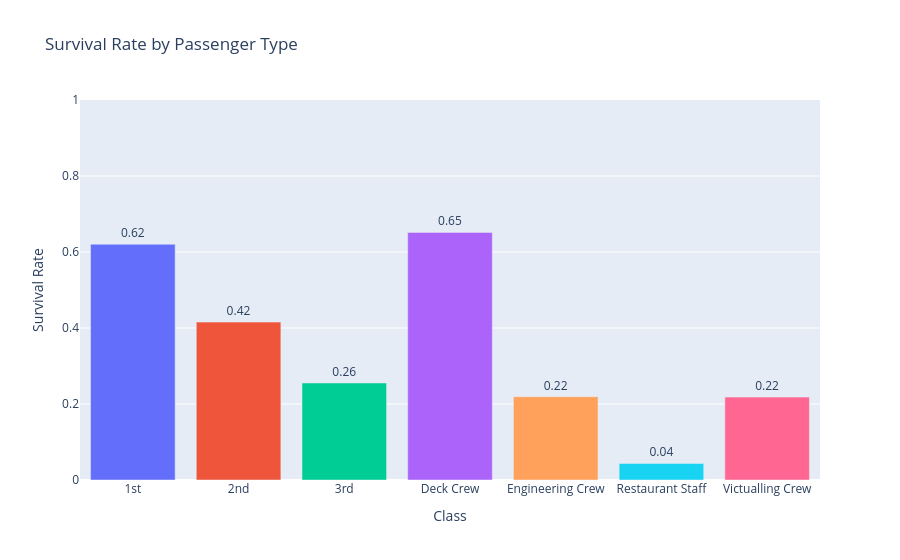

The cell this chart's notebook holds for it:
### Code cell
# Extract survival rate by class
surv_by_class = pd.crosstab(titanic["survived"], titanic["class"], normalize = "columns").loc["yes"]
surv_by_class = surv_by_class.reset_index(drop = True)

# Create a rounded version of the rates for plotting
surv_rate_round = np.round(surv_by_class, 2)

# Construct a new Series with customize class labels
classes = pd.Series(["1st", "2nd", "3rd", "Deck Crew", "Engineering Crew", "Restaurant Staff", "Victualling Crew"])

# Construct a new DataFrame with survival rates by class
surv_by_class = pd.DataFrame({"Class":classes, "Survival Rate":surv_by_class})

# Make a bar chart of the survival rates by class
fig = px.bar(surv_by_class,
             x = "Class", y = "Survival Rate", color = "Class",
             title = "Survival Rate by Passenger Type",
            range_y = [0,1],
            text = surv_rate_round,
            height = 500)
fig.update_traces(textposition="outside", showlegend = False)

### Figure 1 — Plotly figure (JSON) as saved in the notebook; plotly's stock layout.template omitted (floating-point values rounded to 4 significant figures)
{"data": [{"alignmentgroup": "True", "hovertemplate": "Class=%{x}<br>Survival Rate=%{y}<br>text=%{text}<extra></extra>", "legendgroup": "1st", "marker": {"color": "#636efa", "pattern": {"shape": ""}}, "name": "1st", "offsetgroup": "1st", "orientation": "v", "showlegend": false, "text": [0.62], "textposition": "outside", "type": "bar", "x": ["1st"], "xaxis": "x", "y": [0.6204], "yaxis": "y"}, {"alignmentgroup": "True", "hovertemplate": "Class=%{x}<br>Survival Rate=%{y}<br>text=%{text}<extra></extra>", "legendgroup": "2nd", "marker": {"color": "#EF553B", "pattern": {"shape": ""}}, "name": "2nd", "offsetgroup": "2nd", "orientation": "v", "showlegend": false, "text": [0.42], "textposition": "outside", "type": "bar", "x": ["2nd"], "xaxis": "x", "y": [0.4155], "yaxis": "y"}, {"alignmentgroup": "True", "hovertemplate": "Class=%{x}<br>Survival Rate=%{y}<br>text=%{text}<extra></extra>", "legendgroup": "3rd", "marker": {"color": "#00cc96", "pattern": {"shape": ""}}, "name": "3rd", "offsetgroup": "3rd", "orientation": "v", "showlegend": false, "text": [0.26], "textposition": "outside", "type": "bar", "x": ["3rd"], "xaxis": "x", "y": [0.2553], "yaxis": "y"}, {"alignmentgroup": "True", "hovertemplate": "Class=%{x}<br>Survival Rate=%{y}<br>text=%{text}<extra></extra>", "legendgroup": "Deck Crew", "marker": {"color": "#ab63fa", "pattern": {"shape": ""}}, "name": "Deck Crew", "offsetgroup": "Deck Crew", "orientation": "v", "showlegend": false, "text": [0.65], "textposition": "outside", "type": "bar", "x": ["Deck Crew"], "xaxis": "x", "y": [0.6515], "yaxis": "y"}, {"alignmentgroup": "True", "hovertemplate": "Class=%{x}<br>Survival Rate=%{y}<br>text=%{text}<extra></extra>", "legendgroup": "Engineering Crew", "marker": {"color": "#FFA15A", "pattern": {"shape": ""}}, "name": "Engineering Crew", "offsetgroup": "Engineering Crew", "orientation": "v", "showlegend": false, "text": [0.22], "textposition": "outside", "type": "bar", "x": ["Engineering Crew"], "xaxis": "x", "y": [0.2191], "yaxis": "y"}, {"alignmentgroup": "True", "hovertemplate": "Class=%{x}<br>Survival Rate=%{y}<br>text=%{text}<extra></extra>", "legendgroup": "Restaurant Staff", "marker": {"color": "#19d3f3", "pattern": {"shape": ""}}, "name": "Restaurant Staff", "offsetgroup": "Restaurant Staff", "orientation": "v", "showlegend": false, "text": [0.04], "textposition": "outside", "type": "bar", "x": ["Restaurant Staff"], "xaxis": "x", "y": [0.04348], "yaxis": "y"}, {"alignmentgroup": "True", "hovertemplate": "Class=%{x}<br>Survival Rate=%{y}<br>text=%{text}<extra></extra>", "legendgroup": "Victualling Crew", "marker": {"color": "#FF6692", "pattern": {"shape": ""}}, "name": "Victualling Crew", "offsetgroup": "Victualling Crew", "orientation": "v", "showlegend": false, "text": [0.22], "textposition": "outside", "type": "bar", "x": ["Victualling Crew"], "xaxis": "x", "y": [0.2181], "yaxis": "y"}], "layout": {"autosize": true, "barmode": "relative", "legend": {"title": {"text": "Class"}, "tracegroupgap": 0}, "title": {"text": "Survival Rate by Passenger Type"}, "xaxis": {"anchor": "y", "autorange": true, "categoryarray": ["1st", "2nd", "3rd", "Deck Crew", "Engineering Crew", "Restaurant Staff", "Victualling Crew"], "categoryorder": "array", "domain": [0, 1], "range": [-0.5, 6.5], "title": {"text": "Class"}, "type": "category"}, "yaxis": {"anchor": "x", "domain": [0, 1], "range": [0, 1], "title": {"text": "Survival Rate"}, "type": "linear"}}}
